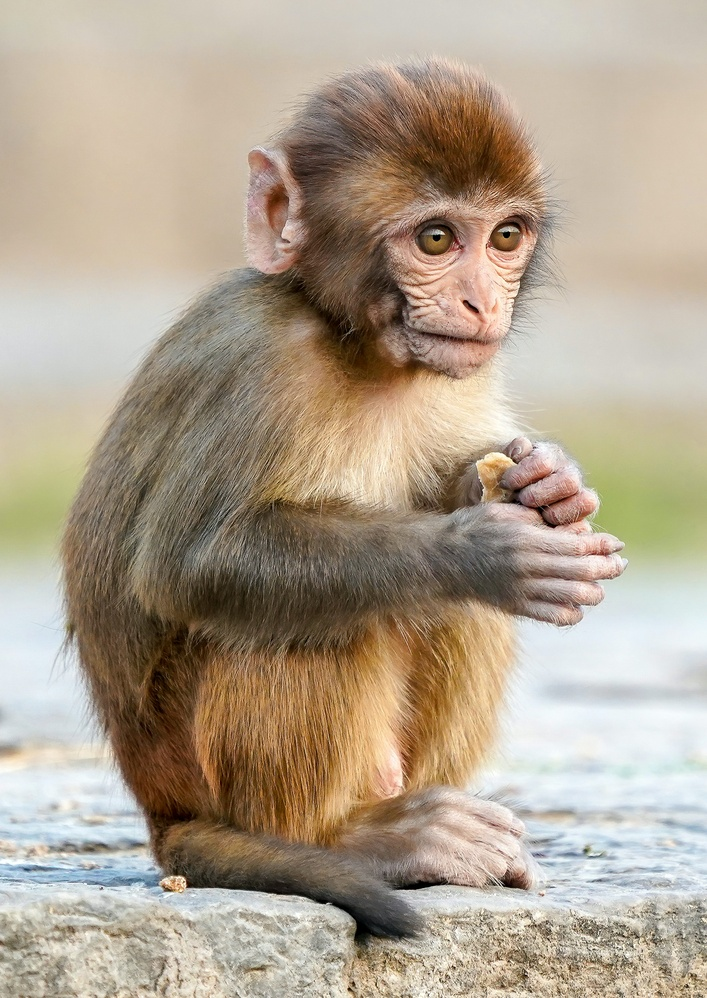
#> input picture Task 2/monkey.jpg, 707 x 998 px, shrunk from 3000 x 4238 before the run
$ jupyter execute BetterTask.ipynb
#> lines starting #> are read from the running program, lines starting #| are printed output that depends on the picture
[cell 1]
import numpy as np
import matplotlib.pyplot as plt
import cv2

# Load the image
image_path = 'monkey.jpg'
image = cv2.imread(image_path)
#> image is the input picture: shape (998, 707, 3); mean B, G, R 143.7, 162.4, 176.3
image = cv2.cvtColor(image, cv2.COLOR_BGR2RGB)

# Get the dimensions of the image
M, N, _ = image.shape
#> M = 998; N = 707

# Display the original image
plt.imshow(image)
plt.title('Original Image')
plt.axis('off')
plt.show()

[cell 2]
# Req 2: Generate Bayer Filter ✅
BAYER_FILTER = np.zeros((M, N, 3), dtype=np.uint8)

# Red channel
BAYER_FILTER[0::2, 0::2, 0] = 255
# Green channel
BAYER_FILTER[0::2, 1::2, 1] = 255
BAYER_FILTER[1::2, 0::2, 1] = 255
# Blue channel
BAYER_FILTER[1::2, 1::2, 2] = 255

# Display Bayer Filter
plt.imshow(BAYER_FILTER)
plt.title('Bayer Filter')
plt.axis('off')
plt.show()
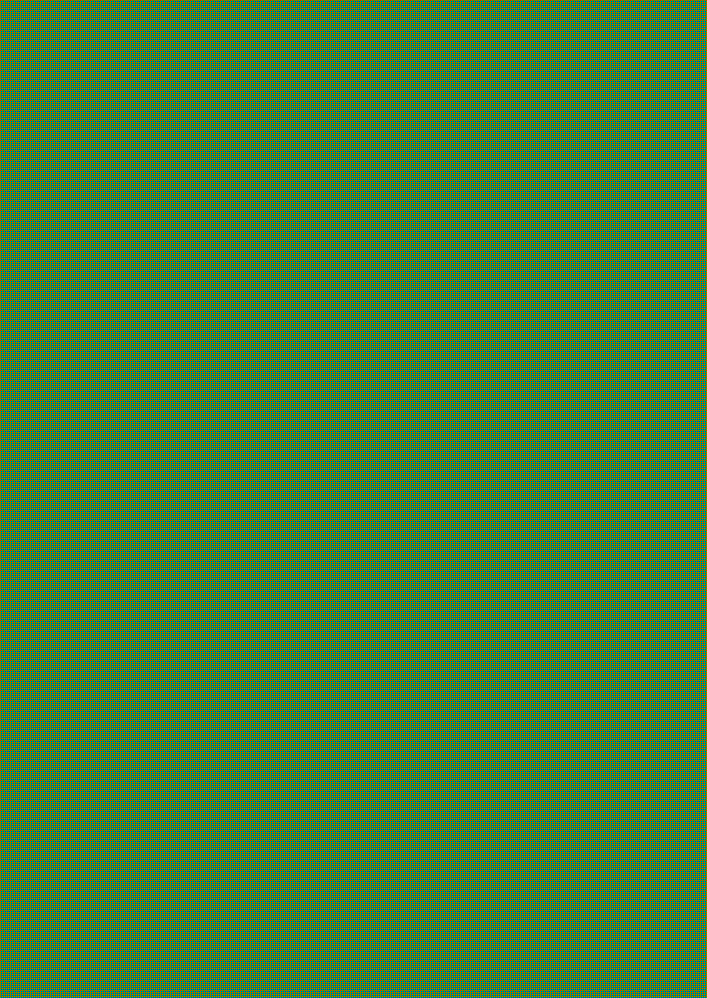
#> shown: shape (998, 707, 3); mean R, G, B 63.8, 127.5, 63.7

[cell 3]
# Req 3: Apply Bayer Filter to the image ✅
FILTERED_MATRIX = BAYER_FILTER * image
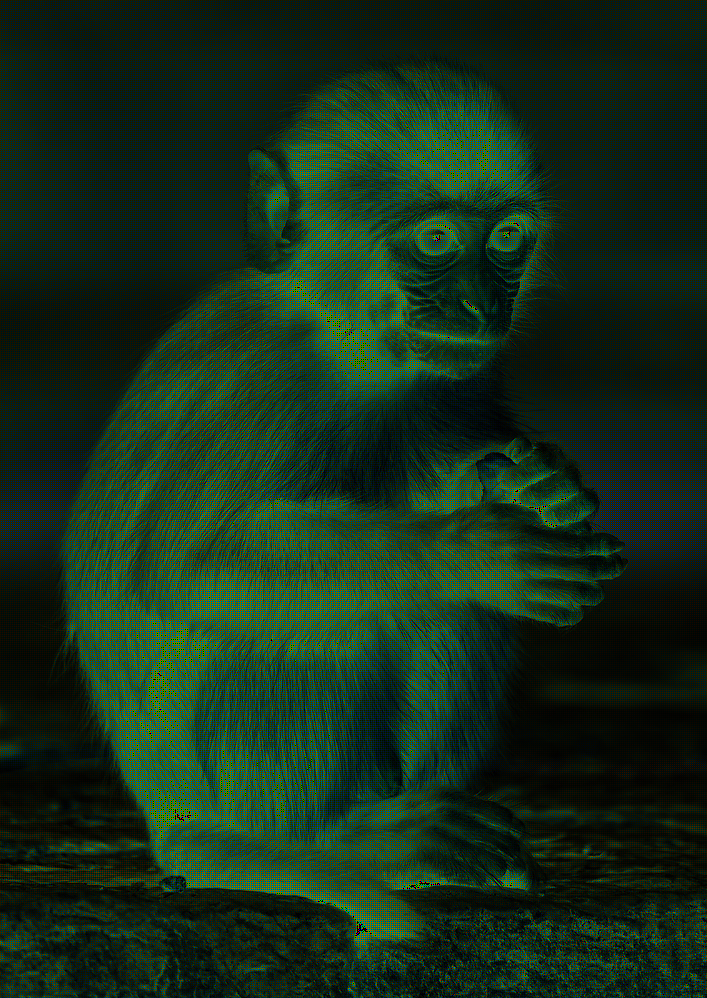
#> FILTERED_MATRIX: shape (998, 707, 3); mean R, G, B 19.9, 46.8, 27.8

# Display Filtered Matrix
plt.imshow(FILTERED_MATRIX)
plt.title('Filtered Matrix')
plt.axis('off')
plt.show()

[cell 4]
# Convert to single channel Bayer pattern
BAYER_PATTERN = np.zeros((M, N), dtype=np.uint8)
BAYER_PATTERN[0::2, 0::2] = image[0::2, 0::2, 0]  # Red
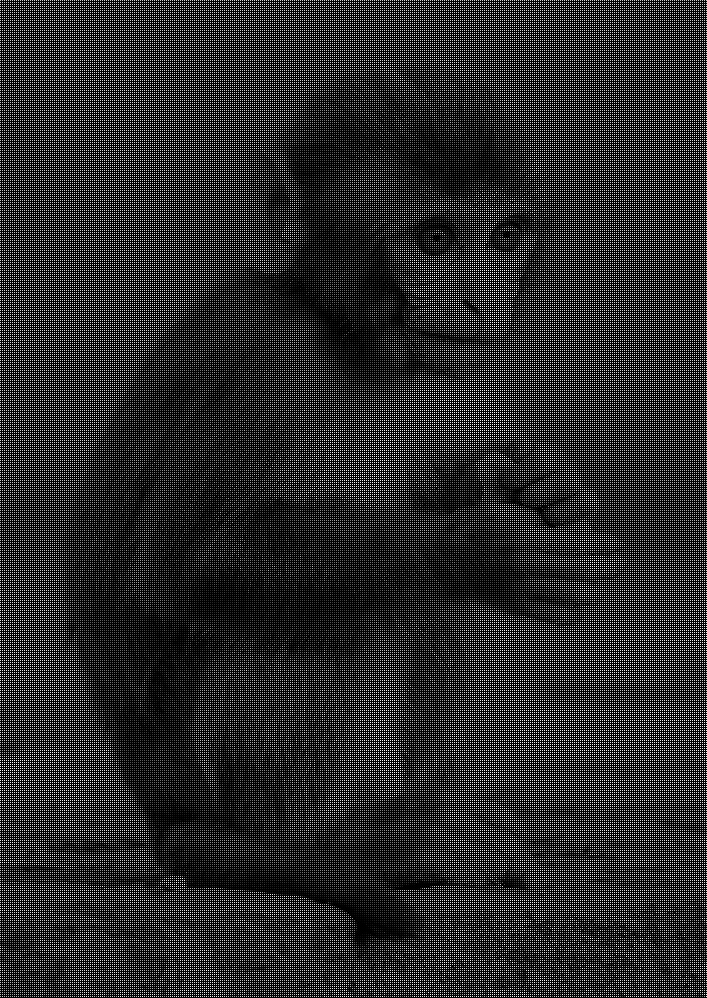
#> BAYER_PATTERN: shape (998, 707); min 0, max 255, mean 44.2
BAYER_PATTERN[0::2, 1::2] = image[0::2, 1::2, 1]  # Green
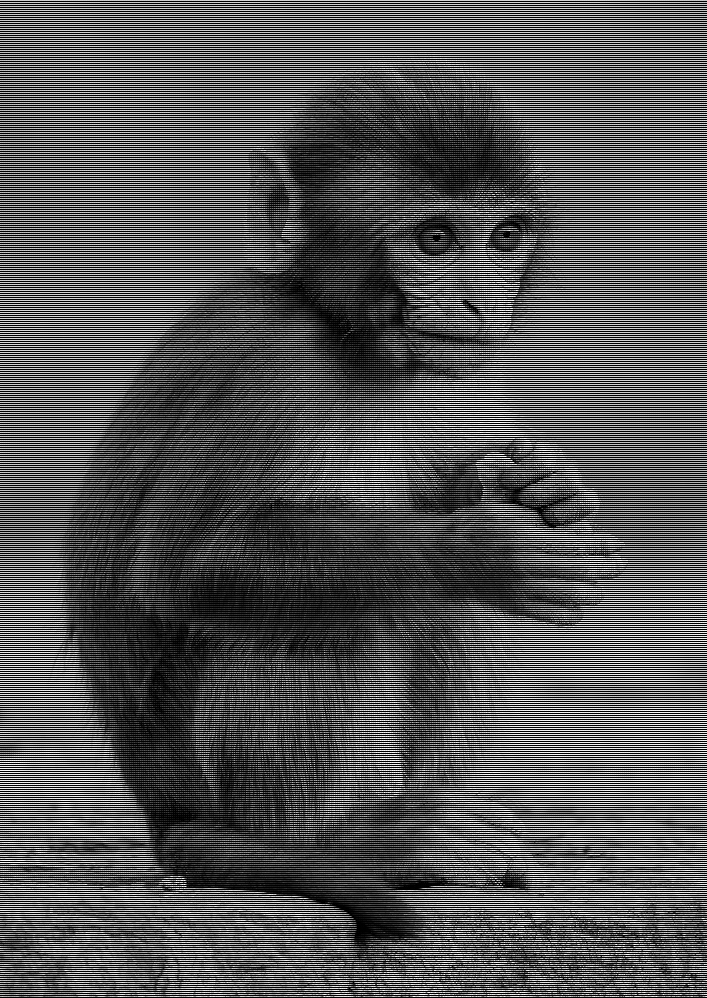
#> BAYER_PATTERN: shape (998, 707); min 0, max 255, mean 84.7
BAYER_PATTERN[1::2, 0::2] = image[1::2, 0::2, 1]  # Green
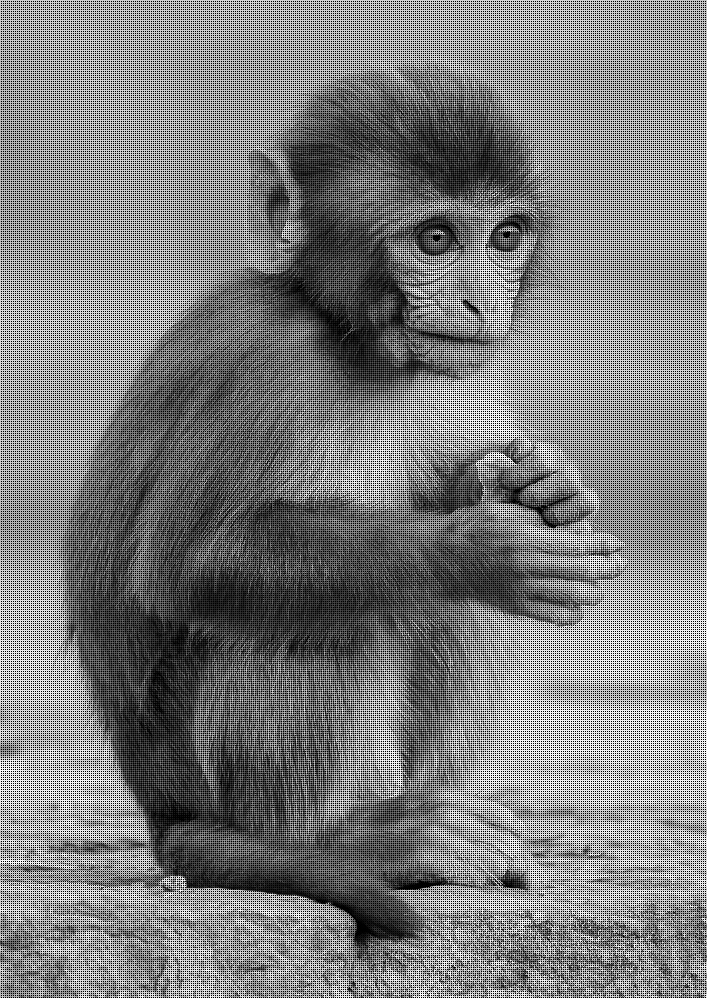
#> BAYER_PATTERN: shape (998, 707); min 0, max 255, mean 125.4
BAYER_PATTERN[1::2, 1::2] = image[1::2, 1::2, 2]  # Blue
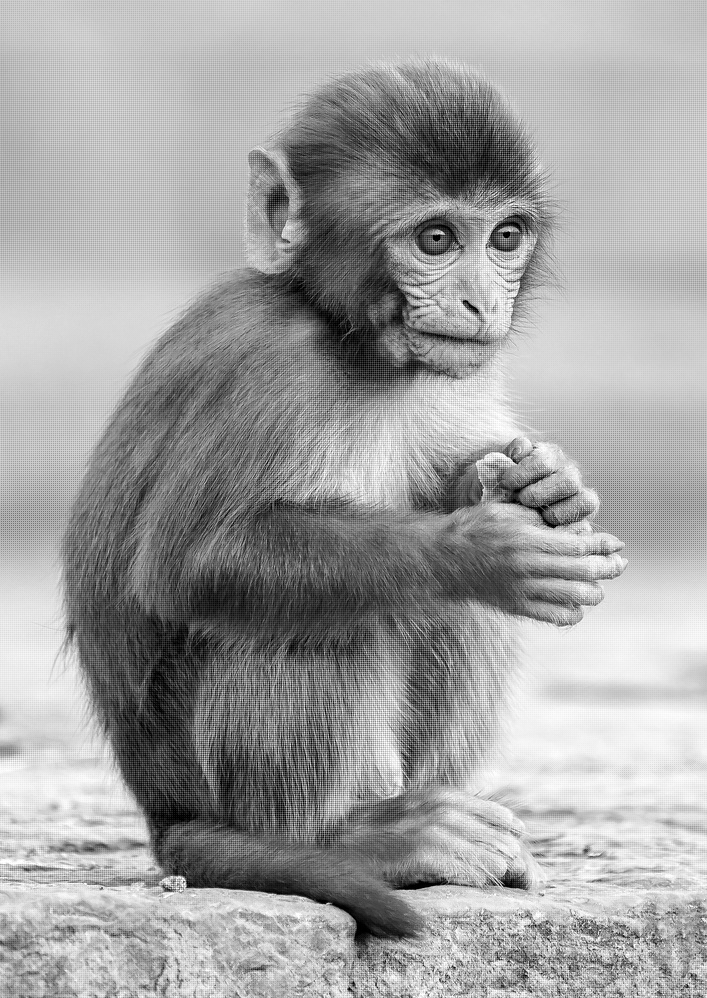
#> BAYER_PATTERN: shape (998, 707); min 0, max 255, mean 161.2

# Req 3.2: Perform Demosaicing using OpenCV ✅
INTERPOLATED_IMAGE = cv2.cvtColor(BAYER_PATTERN, cv2.COLOR_BAYER_RG2RGB)

# Display Interpolated Image
plt.imshow(INTERPOLATED_IMAGE)
plt.title('Interpolated Image')
plt.axis('off')
plt.show()

[cell 5]
# Req 4: Transform to HSV color space ✅
HSV_IMAGE = cv2.cvtColor(INTERPOLATED_IMAGE, cv2.COLOR_RGB2HSV)
#> HSV_IMAGE: shape (998, 707, 3); mean H, S, V 91.7, 63.5, 179.3

# Display HSV Image
plt.imshow(HSV_IMAGE)
plt.title('HSV Image')
plt.axis('off')
plt.show()
